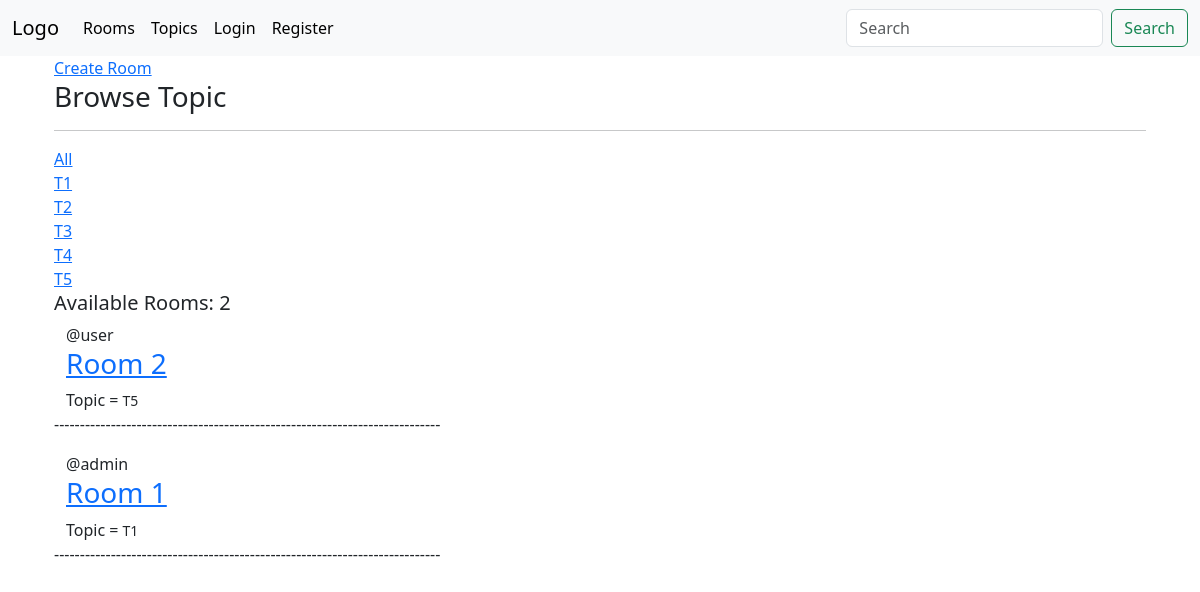
The app's page /, older data.
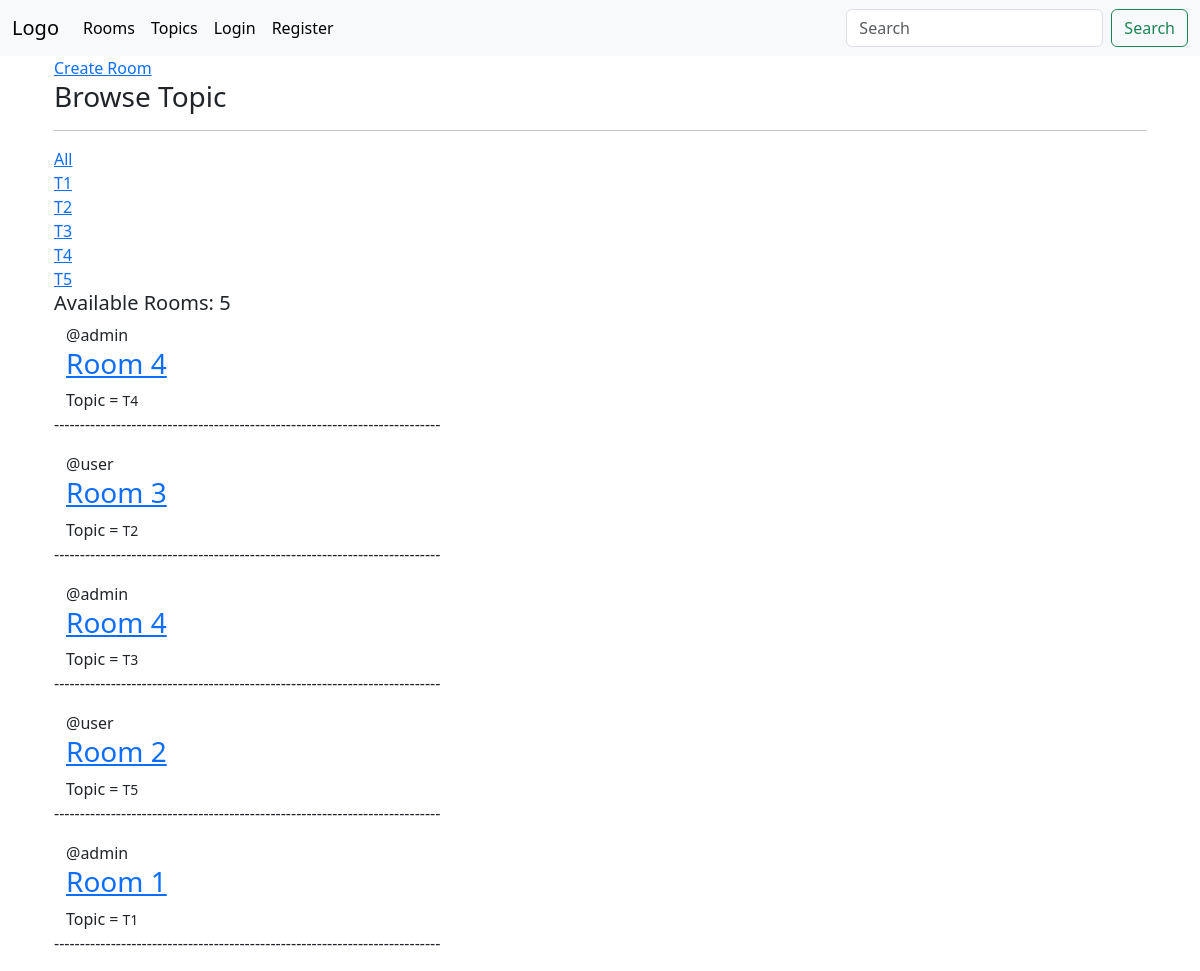
The same page, newer data.
### base/models/topic_model.py (models this page shows, shortened)
class Topic(models.Model):
    name = models.CharField(max_length=200)
    topic_id = models.UUIDField(default=uuid.uuid4, editable=False, primary_key=True)

### base/models/room_model.py (models this page shows, shortened)
class Room(models.Model):
    host = models.ForeignKey(User, on_delete=models.SET_NULL, null=True)
    topic = models.ForeignKey(Topic, on_delete=models.SET_NULL, null=True)
    name = models.CharField(max_length=200)
    description = models.TextField(null=True, blank=True)
    updated_at = models.DateTimeField(auto_now=True)
    created_at = models.DateTimeField(auto_now_add=True)
    id = models.UUIDField(primary_key=True, editable=False, default=uuid.uuid4)
    class Meta:
        ordering = ['-updated_at', '-created_at']

### base/views.py (the view)
# urls.py: path('', view=views.Home, name="Home" ),
def Home(request):
    q = request.GET.get("q") if request.GET.get("q") != None else ""
    rooms = Room.objects.filter(
        Q(topic__name__icontains=q) | Q(name__icontains=q) | Q(description__contains=q)
    )
    topics = Topic.objects.all()
    room_count = rooms.count()
    context = {"rooms": rooms, "topics": topics, "room_count": room_count}
    return render(request, "home.html", context)

### templates/home.html (shortened to what this page needs)
{% extends "main.html" %} {% block content %}
<div class="container">
  <div class="container">
    <a href="{% url 'Create_Room' %}">Create Room</a>
  </div>
    <div class="container">
      <h3>Browse Topic</h3>
      <hr>
      <div>
        <a href="{% url "Home" %}">All</a>
      </div>
      {% for topic in topics %}
      <div>
        <a href="{% url "Home" %}?q={{topic.name}}">{{topic.name}}</a>
      </div>
      {% endfor %}
    </div>
  <div class="container">
    <h5>Available Rooms: {{room_count}}</h5>
    {% for room in rooms %}
    <div class="container">
      <span>@{{ room.host.username }}</span>
      <h3><a href="{% url 'Room' room.id %}">{{ room.name }}</a></h3>
      <div>Topic = <small>{{ room.topic.name }}</small></div>
    </div>
    <p>---------------------------------------------------------------------------</p>
    {% endfor %}
  </div>
</div>
{% endblock content %}

Row changes from the older to the newer data that the page shows:
added Room: host.username "admin", name "Room 4", topic.name "T4"
added Room: host.username "user", name "Room 3", topic.name "T2"
added Room: host.username "admin", name "Room 4", topic.name "T3"
Text that changed along with them:
{{ room_count }}: "2" → "5"
